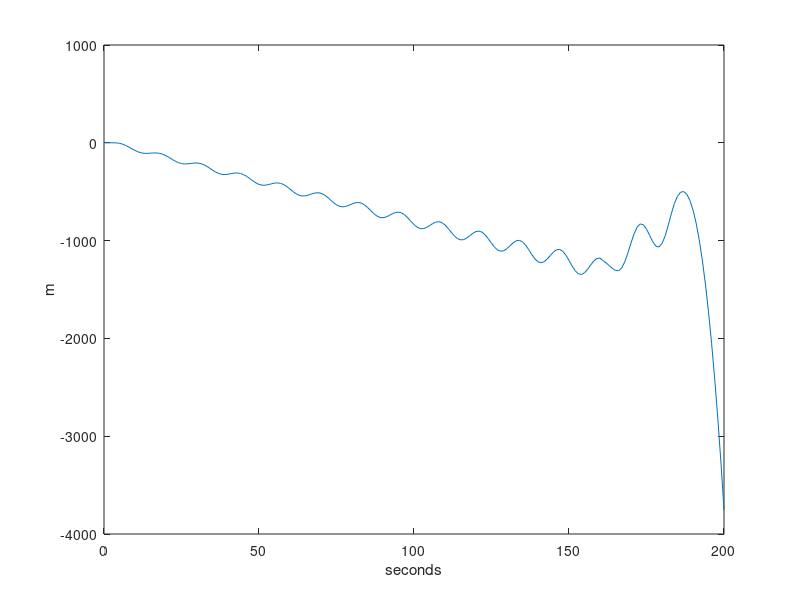
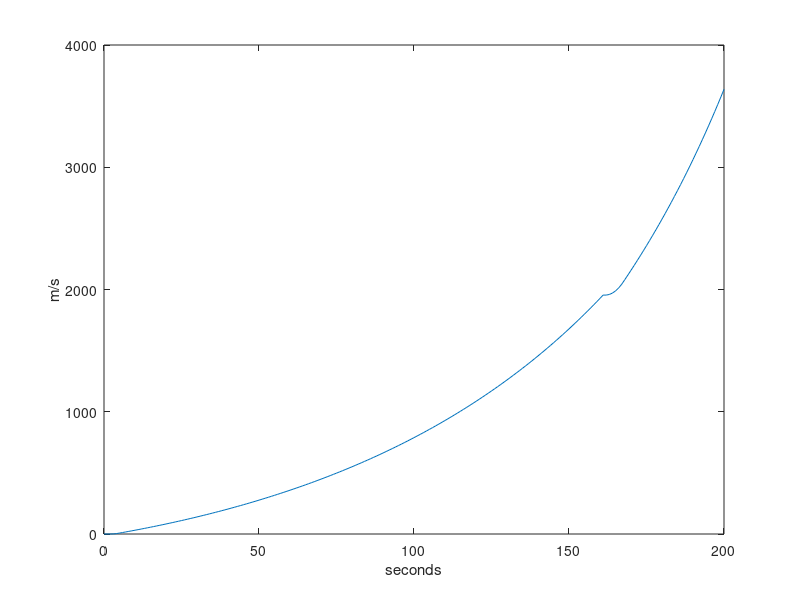

MATLAB code for these plots, in order:
clear
clc
close all

m = 549054; %kg
mb = 22000;
thrust = (7600-6000).*1000; %kn.*10000
g = 9.655;
rho = 0.3227;
ff = 2200; %kg/s
G = m.*g;
CD = 0.85;
theta = 0;
orbital_inclination_target = 90;
inclination_rate = 0.488;

dt = 1;
total_time = 200;
t = 0:dt:total_time;
v = zeros(1, total_time); %m/s
vy = 0;
drag_force = 1/2.*rho.*v(1)^2.*CD;
altitude = zeros(1, total_time); %km

for i = 1:length(t)
    if thrust < 7600*1000
        thrust = thrust+1000*1000;
    end
    a = (thrust - G - drag_force)/m;
    if a<0
        a = 0;
    end
    tana = a .* cos(theta);
    if i > 1
        v(i) = v(i-1)+a;
    else
        v(i) = a;
    end
    vy = vy + tana;
    m = m-ff;
    % display(a);
    % display(thrust);
    % display(drag_force)
    G = m.*g;
    drag_force = 1/2.*rho.*v(i)^2.*CD;
    if i > 1
        altitude(i) = altitude(i-1) + vy;
    else
        altitude(i) = vy;
    end
    if theta < orbital_inclination_target
        theta = theta+inclination_rate;
    end
    if i == 162
        m = m-mb;
        thrust = 1000^2;
    end
end
display(v(i).*3.6)
display(altitude(i)./1000)

figure
plot(t, altitude);
xlabel("seconds")
ylabel("m");

figure
plot(t, v);
xlabel("seconds")
ylabel("m/s");
